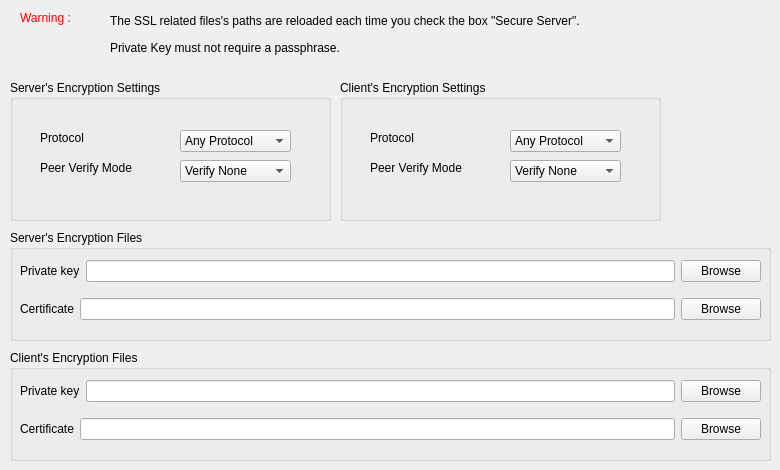
   <widget class="QWidget" name="uiSSL">
    <attribute name="title">
     <string>SSL/TLS Settings</string>
    </attribute>
    <widget class="QGroupBox" name="groupBox_2">
     <property name="geometry">
      <rect>
       <x>10</x>
       <y>230</y>
       <width>761</width>
       <height>111</height>
      </rect>
     </property>
     <property name="title">
      <string>Server's Encryption Files</string>
     </property>
     <widget class="QWidget" name="verticalLayoutWidget_3">
      <property name="geometry">
       <rect>
        <x>10</x>
        <y>20</y>
        <width>741</width>
        <height>81</height>
       </rect>
      </property>
      <layout class="QVBoxLayout" name="verticalLayout_3">
       <item>
        <layout class="QHBoxLayout" name="horizontalLayout_7">
         <item>
          <widget class="QLabel" name="label_27">
           <property name="text">
            <string>Private key</string>
           </property>
          </widget>
         </item>
         <item>
          <widget class="QLineEdit" name="uiKeyFile"/>
         </item>
         <item>
          <widget class="QPushButton" name="uiBtnLoadKey">
           <property name="enabled">
            <bool>true</bool>
           </property>
           <property name="text">
            <string>Browse</string>
           </property>
          </widget>
         </item>
        </layout>
       </item>
       <item>
        <layout class="QHBoxLayout" name="horizontalLayout_8">
         <item>
          <widget class="QLabel" name="label_28">
           <property name="text">
            <string>Certificate</string>
           </property>
          </widget>
         </item>
         <item>
          <widget class="QLineEdit" name="uiCertFile"/>
         </item>
         <item>
          <widget class="QPushButton" name="uiBtnLoadCert">
           <property name="enabled">
            <bool>true</bool>
           </property>
           <property name="text">
            <string>Browse</string>
           </property>
          </widget>
         </item>
        </layout>
       </item>
      </layout>
     </widget>
    </widget>
    <widget class="QLabel" name="label_26">
     <property name="geometry">
      <rect>
       <x>110</x>
       <y>10</y>
       <width>541</width>
       <height>21</height>
      </rect>
     </property>
     <property name="text">
      <string>The SSL related files's paths are reloaded each time you check the box &quot;Secure Server&quot;.</string>
     </property>
    </widget>
    <widget class="QLabel" name="label_33">
     <property name="geometry">
      <rect>
       <x>110</x>
       <y>40</y>
       <width>481</width>
       <height>16</height>
      </rect>
     </property>
     <property name="text">
      <string>Private Key must not require a passphrase.</string>
     </property>
    </widget>
    <widget class="QLabel" name="label_36">
     <property name="geometry">
      <rect>
       <x>20</x>
       <y>10</y>
       <width>71</width>
       <height>16</height>
      </rect>
     </property>
     <property name="styleSheet">
      <string notr="true">QLabel { color : red; }</string>
     </property>
     <property name="text">
      <string>Warning :</string>
     </property>
    </widget>
    <widget class="QGroupBox" name="groupBox_4">
     <property name="geometry">
      <rect>
       <x>10</x>
       <y>80</y>
       <width>321</width>
       <height>141</height>
      </rect>
     </property>
     <property name="title">
      <string>Server's Encryption Settings</string>
     </property>
     <widget class="QComboBox" name="uiCBProtocol">
      <property name="geometry">
       <rect>
        <x>170</x>
        <y>50</y>
        <width>111</width>
        <height>22</height>
       </rect>
      </property>
      <item>
       <property name="text">
        <string>Any Protocol</string>
       </property>
      </item>
      <item>
       <property name="text">
        <string>SSLv2</string>
       </property>
      </item>
      <item>
       <property name="text">
        <string>SSLv3</string>
       </property>
      </item>
      <item>
       <property name="text">
        <string>TLSv1.0</string>
       </property>
      </item>
     </widget>
     <widget class="QLabel" name="label_37">
      <property name="geometry">
       <rect>
        <x>30</x>
        <y>50</y>
        <width>131</width>
        <height>16</height>
       </rect>
      </property>
      <property name="text">
       <string>Protocol</string>
      </property>
     </widget>
     <widget class="QLabel" name="label_38">
      <property name="geometry">
       <rect>
        <x>30</x>
        <y>80</y>
        <width>131</width>
        <height>16</height>
       </rect>
      </property>
      <property name="text">
       <string>Peer Verify Mode</string>
      </property>
     </widget>
     <widget class="QComboBox" name="uiCBVerifyMode">
      <property name="geometry">
       <rect>
        <x>170</x>
        <y>80</y>
        <width>111</width>
        <height>22</height>
       </rect>
      </property>
      <item>
       <property name="text">
        <string>Verify None</string>
       </property>
      </item>
      <item>
       <property name="text">
        <string>Query Peer</string>
       </property>
      </item>
      <item>
       <property name="text">
        <string>Verify Peer</string>
       </property>
      </item>
      <item>
       <property name="text">
        <string>Auto Verify Peer</string>
       </property>
      </item>
     </widget>
    </widget>
    <widget class="QGroupBox" name="groupBox_9">
     <property name="geometry">
      <rect>
       <x>10</x>
       <y>350</y>
       <width>761</width>
       <height>111</height>
      </rect>
     </property>
     <property name="title">
      <string>Client's Encryption Files</string>
     </property>
     <widget class="QWidget" name="verticalLayoutWidget_4">
      <property name="geometry">
       <rect>
        <x>10</x>
        <y>20</y>
        <width>741</width>
        <height>81</height>
       </rect>
      </property>
      <layout class="QVBoxLayout" name="verticalLayout_4">
       <item>
        <layout class="QHBoxLayout" name="horizontalLayout_9">
         <item>
          <widget class="QLabel" name="label_39">
           <property name="text">
            <string>Private key</string>
           </property>
          </widget>
         </item>
         <item>
          <widget class="QLineEdit" name="uiKeyFileCli"/>
         </item>
         <item>
          <widget class="QPushButton" name="uiBtnLoadKeyCli">
           <property name="enabled">
            <bool>true</bool>
           </property>
           <property name="text">
            <string>Browse</string>
           </property>
          </widget>
         </item>
        </layout>
       </item>
       <item>
        <layout class="QHBoxLayout" name="horizontalLayout_10">
         <item>
          <widget class="QLabel" name="label_40">
           <property name="text">
            <string>Certificate</string>
           </property>
          </widget>
         </item>
         <item>
          <widget class="QLineEdit" name="uiCertFileCli"/>
         </item>
         <item>
          <widget class="QPushButton" name="uiBtnLoadCertCli">
           <property name="enabled">
            <bool>true</bool>
           </property>
           <property name="text">
            <string>Browse</string>
           </property>
          </widget>
         </item>
        </layout>
       </item>
      </layout>
     </widget>
    </widget>
    <widget class="QGroupBox" name="groupBox_11">
     <property name="geometry">
      <rect>
       <x>340</x>
       <y>80</y>
       <width>321</width>
       <height>141</height>
      </rect>
     </property>
     <property name="title">
      <string>Client's Encryption Settings</string>
     </property>
     <widget class="QComboBox" name="uiCBProtocolCli">
      <property name="geometry">
       <rect>
        <x>170</x>
        <y>50</y>
        <width>111</width>
        <height>22</height>
       </rect>
      </property>
      <item>
       <property name="text">
        <string>Any Protocol</string>
       </property>
      </item>
      <item>
       <property name="text">
        <string>SSLv2</string>
       </property>
      </item>
      <item>
       <property name="text">
        <string>SSLv3</string>
       </property>
      </item>
      <item>
       <property name="text">
        <string>TLSv1.0</string>
       </property>
      </item>
     </widget>
     <widget class="QLabel" name="label_41">
      <property name="geometry">
       <rect>
        <x>30</x>
        <y>50</y>
        <width>131</width>
        <height>16</height>
       </rect>
      </property>
      <property name="text">
       <string>Protocol</string>
      </property>
     </widget>
     <widget class="QLabel" name="label_42">
      <property name="geometry">
       <rect>
        <x>30</x>
        <y>80</y>
        <width>131</width>
        <height>16</height>
       </rect>
      </property>
      <property name="text">
       <string>Peer Verify Mode</string>
      </property>
     </widget>
     <widget class="QComboBox" name="uiCBVerifyModeCli">
      <property name="geometry">
       <rect>
        <x>170</x>
        <y>80</y>
        <width>111</width>
        <height>22</height>
       </rect>
      </property>
      <item>
       <property name="text">
        <string>Verify None</string>
       </property>
      </item>
      <item>
       <property name="text">
        <string>Query Peer</string>
       </property>
      </item>
      <item>
       <property name="text">
        <string>Verify Peer</string>
       </property>
      </item>
      <item>
       <property name="text">
        <string>Auto Verify Peer</string>
       </property>
      </item>
     </widget>
    </widget>
   </widget>
